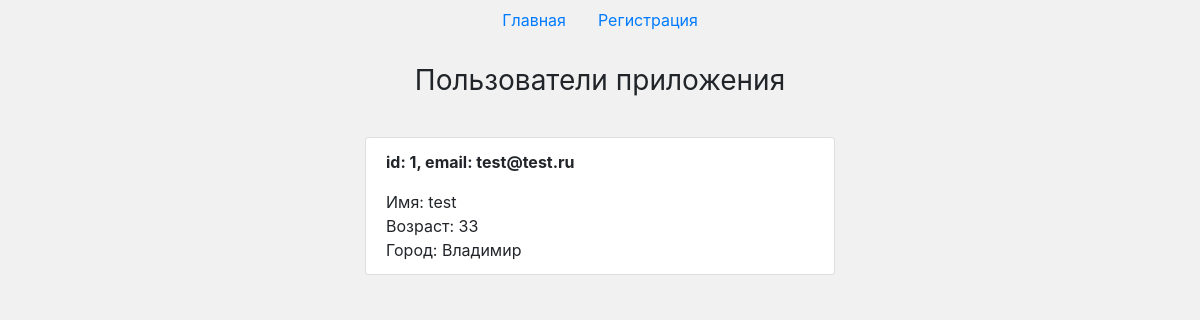
Before: / with the older database file.
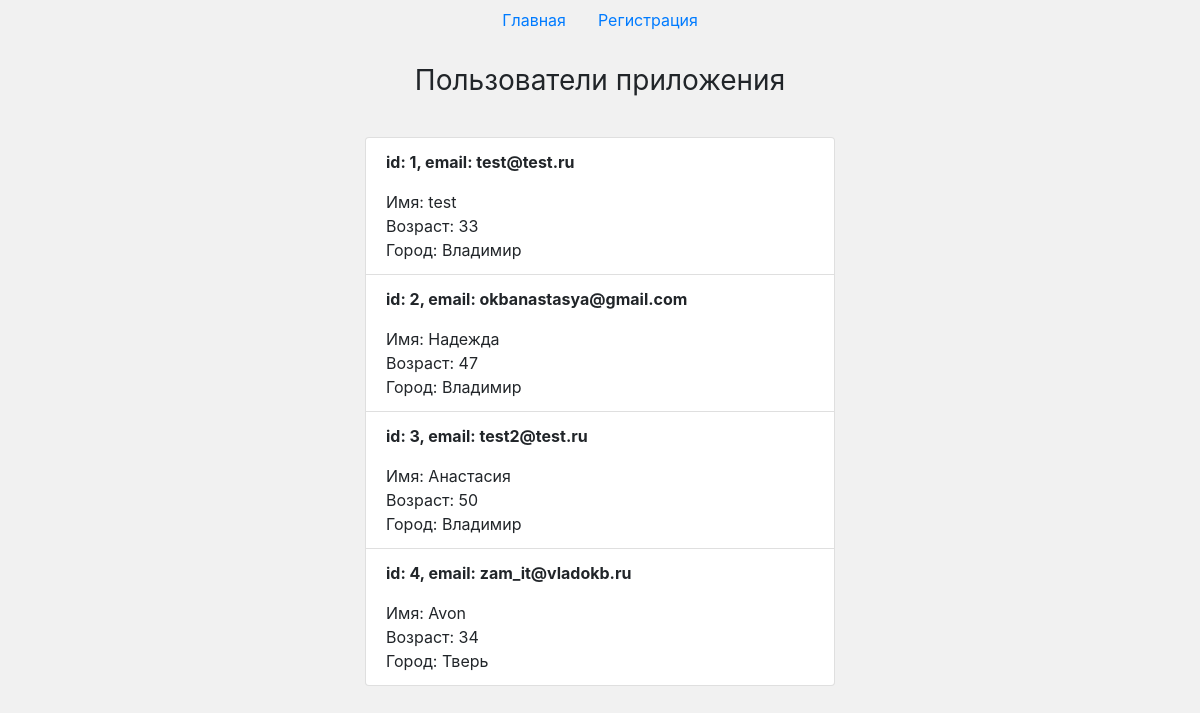
After: the same page with the newer database file.
### app.py (models this page shows, shortened)
class Users(db.Model):
    id = db.Column(db.Integer, primary_key=True)
    email = db.Column(db.String(50), unique=True)
    psw = db.Column(db.String(500), nullable=False)
    date = db.Column(db.DateTime, default=datetime.utcnow)
    pr = db.relationship('Profiles', backref='users', uselist=False)

class Profiles(db.Model):
    id = db.Column(db.Integer, primary_key=True)
    name = db.Column(db.String(50), nullable=True)
    age = db.Column(db.Integer)
    city = db.Column(db.String(100))
    user_id = db.Column(db.Integer, db.ForeignKey('users.id'))

### app.py (the view)
@app.route('/')
def index():
    info = []
    try:
        info = Users.query.all()
    except:
        print("Ошибка чтения из БД")
    return render_template('index.html', title='Главная', list=info)

### templates/index.html
{% extends 'layout.html' %}
{% block content %}
	<h2 class="h3 mb-4 font-weight-normal text-center">Пользователи приложения</h2>
	<ul class="list-group form-contact">
		{% for l in list %}
			<li class="list-group-item">
				<p class="font-weight-bold">id: {{ l.id }}, email: {{ l.email }}</p>
				<ul class="list-unstyled">
					<li>Имя: {{ l.pr.name }}</li>
					<li>Возраст: {{ l.pr.age }}</li>
					<li>Город: {{ l.pr.city }}</li>
				</ul>
			</li>
		{% endfor %}
	</ul>
{% endblock %}

### templates/layout.html (shortened to what this page needs)
<!doctype html>
<html lang="en">
<head>
	<link rel="stylesheet" href="https://cdn.jsdelivr.net/npm/bootstrap@4.6.0/dist/css/bootstrap.min.css">
	<link rel="stylesheet" href="{{ url_for('static', filename='css/style.css') }}">
</head>
<body>
<ul class="nav justify-content-center mb-4">
	<li class="nav-item">
		<a class="nav-link" href="{{ url_for('index') }}">Главная</a>
	</li>
	<li>
		<a class="nav-link" href="{{ url_for('register') }}">Регистрация</a>
	</li>
</ul>
<main class="content">
	{% block content %}
	{% endblock %}
</main>
</body>
</html>

### static/css/style.css (style rules this page uses)
body { background-color: #f1f1f1; }
.form-contact { width: 100%; max-width: 500px; padding: 15px; margin: auto; }

Changed rows visible on the page:
added Users: id "2", email "okbanastasya@gmail.com", pr.name "Надежда", pr.age "47", pr.city "Владимир"
added Users: id "3", email "test2@test.ru", pr.name "Анастасия", pr.age "50", pr.city "Владимир"
added Users: id "4", email "zam_it@vladokb.ru", pr.name "Avon", pr.age "34", pr.city "Тверь"
